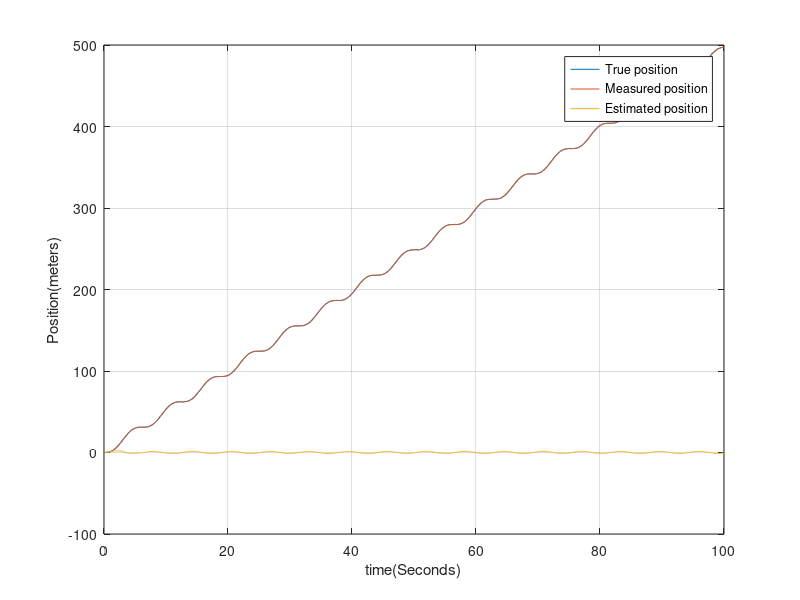

Source code (MATLAB):
%Homework 5
%Sean Lantto
clear
close all
clc
%% Generate Truth and measurements
Mass = 1; %kg
k = 5; %N/m
c = 1; %Ns/m
T_S = 0.1;
T = 1000; %Run Time in seconds (# of iterations)

Time = zeros(T,1);
AccelTru = zeros(T,1);
VelTru = zeros(T,1);
PosTru = zeros(T,1);
ForceMes = AccelTru;
PosMes = PosTru;
VelEst = VelTru;
PosEst = PosTru;

for t = 1 : T
    Time(t) = t*T_S;
    forceTru(t) = 5*sin(Time(t));
    %AccelTru(t) = (forceTru(t)/Mass)-(k*PosTru(t)/Mass)-(c*VelTru(t)/Mass);
    if t > 1
        AccelTru(t) = (-k*PosTru(t)/Mass)-(c*VelTru(t)/Mass)+(forceTru(t)/Mass);
        VelTru(t) = VelTru(t-1) + AccelTru(t) * T_S;
        PosTru(t) = PosTru(t-1) + VelTru(t) * T_S;
    end
    PosMes(t) = PosTru(t) + normrnd(0,0.2);
    ForceMes(t) = (forceTru(t) + normrnd(0,0.05));    
end
%% Kalman Filter
X = zeros(T,2)'; %Initialize State Vector
P = eye(2); %Initialize covariance matrix

A = [1,T_S;-k*T_S/Mass,1-c*T_S/Mass]; 
B = [0;T_S/Mass];
C = [1,0];
Q = [0,0;0,0.05^2]*(T_S^2); %Proccess Noise
R = 0.4; %Measurement Noise

for n = 2 : T
    %% Prediction Step
    X(:,n) = A*X(:,n-1) + B*ForceMes(n);
    P = A*P*A' + Q;
    
    %% Measurement Step
    K = P*C'*inv(C*P*C' + R);
    X(:,n) = X(:,n) + K*(PosMes(n) - C*X(:,n));
    P = (eye(2) - K*C)*P;
    PosEst(n) = X(1,n);
    VelEst(n) = X(2,n);
end

figure; plot(Time,PosTru,Time,PosMes,Time,PosEst);
grid on; legend('True position','Measured position','Estimated position');
xlabel('time(Seconds)'); ylabel('Position(meters)');
